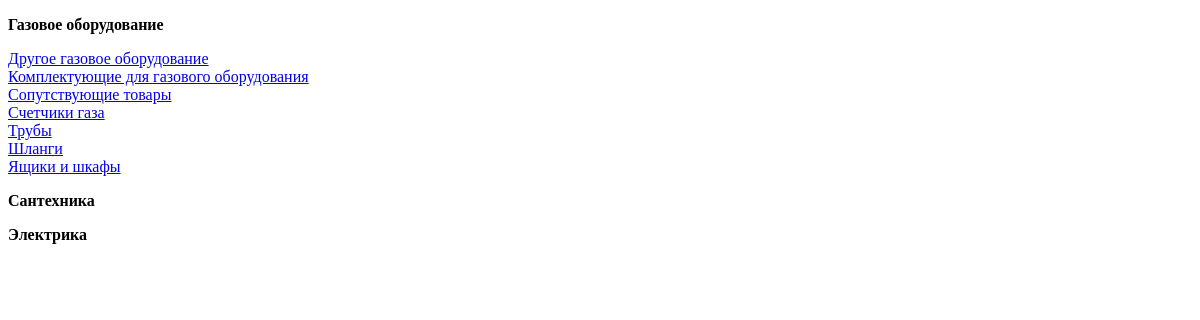
/esg.by/catalog/, run on an earlier commit of the app's database.
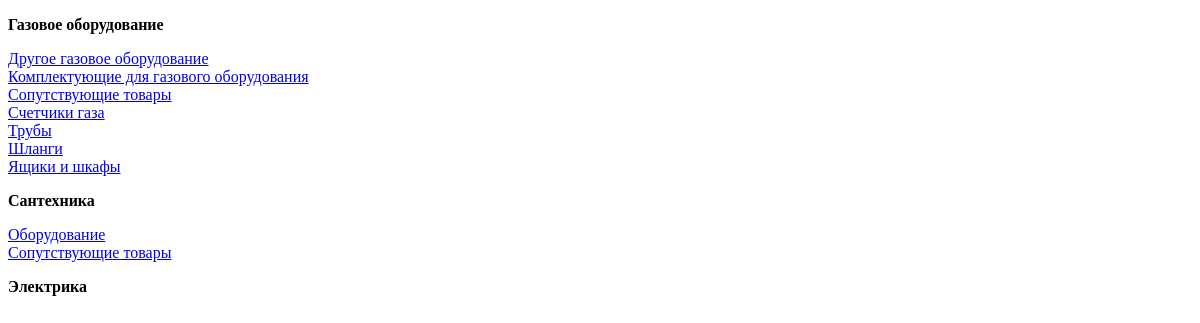
And on a later commit of the database.
### esg/models.py (models this page shows, shortened)
class Rubric(models.Model):
    rubric_name = models.CharField(max_length=50, verbose_name='Название раздела')
    class Meta:
        verbose_name_plural = 'Разделы'
        verbose_name = 'Раздел'
        ordering= ['rubric_name']

class Gas(models.Model):
    title = models.CharField(max_length=255, verbose_name='Подраздел газового оборудования')
    rubric = models.ForeignKey(Rubric, on_delete=models.CASCADE, verbose_name='Раздел')
    class Meta:
        verbose_name_plural = 'Раздел "Газовое оборудование"'
        verbose_name = 'Раздел "Газовое оборудование"'
        ordering= ['title']

class Santeh(models.Model):
    title = models.CharField(max_length=255, verbose_name='Подраздел сантехники')
    rubric = models.ForeignKey(Rubric, on_delete=models.CASCADE, verbose_name='Раздел')
    class Meta:
        verbose_name_plural = 'Раздел "Сантехника"'
        verbose_name = 'Раздел "Сантехника"'
        ordering= ['title']

### esg/views.py (the view)
# urls.py: path('catalog/', get_catalog, name='catalog'),
def get_catalog(request):
    rubrics = Rubric.objects.prefetch_related('electro_set', 'gas_set', 'santeh_set').all()
    context = {
        'rubrics': rubrics,
    }
    return render(request, 'catalog.html', context)

### esg/templates/catalog.html (shortened to what this page needs)
<!DOCTYPE html>
<html lang="en">
<head>
</head>
<body>
<div>
    {% for rubric in rubrics %}
        <p><b>{{ rubric.rubric_name }}</b></p>
        {% if rubric.rubric_name == "Газовое оборудование" %}
            {% for subrubric in rubric.gas_set.all %}
            <a href="{% url 'rubric_gas' subrubric.pk %}">{{ subrubric.title }}</a><br>
            {% endfor %}
        {% endif %}
        {% if rubric.rubric_name == "Сантехника" %}
             {% for subrubric in rubric.santeh_set.all %}
                 <a href="{% url 'rubric_santeh' subrubric.pk %}">{{ subrubric.title }}</a><br>
             {% endfor %}
        {% endif %}
    {% endfor %}
</div>
</body>
</html>

What changed in the data, as far as the page shows it:
added Santeh: title "Оборудование", shown under Rubric "Сантехника"
added Santeh: title "Сопутствующие товары", shown under Rubric "Сантехника"
